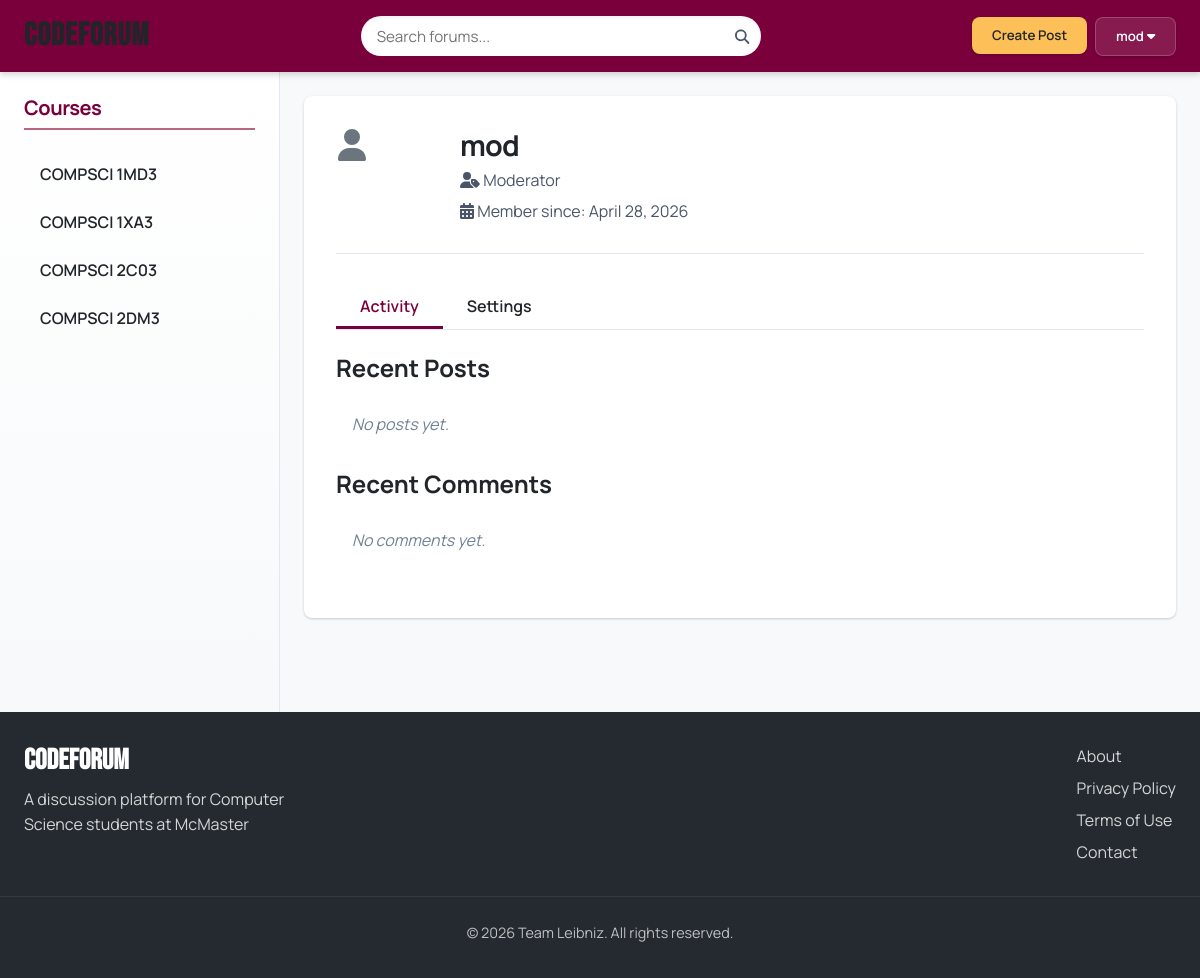
The app's page /profile.php (signed in) with its own data.
### tables this page shows
CREATE TABLE courses (
  course_id INT AUTO_INCREMENT PRIMARY KEY,
  course_code VARCHAR(20) NOT NULL UNIQUE,
  course_name VARCHAR(100) NOT NULL,
  description TEXT,
  instructor_id INT,
  created_at TIMESTAMP DEFAULT CURRENT_TIMESTAMP,
  updated_at TIMESTAMP NULL ON UPDATE CURRENT_TIMESTAMP,
  FOREIGN KEY (instructor_id) REFERENCES users(user_id) ON DELETE SET NULL
);

CREATE TABLE users (
  user_id INT AUTO_INCREMENT PRIMARY KEY,
  username VARCHAR(50) NOT NULL UNIQUE,
  email VARCHAR(100) NOT NULL UNIQUE,
  password VARCHAR(255) NOT NULL,
  registration_date TIMESTAMP DEFAULT CURRENT_TIMESTAMP,
  last_login TIMESTAMP NULL,
  role ENUM('student', 'moderator', 'admin') DEFAULT 'student',
  remember_token VARCHAR(64) NULL,
  token_expiry TIMESTAMP NULL
);

### includes/classes/Course.php (called while the page is built, shortened)
<?php
require_once 'includes/utils.php';
class Course {
  private $conn;
  private $table_name = "courses";
  public function __construct($db, $course_id = null) {
    $this->conn = $db;
  }
  public function get_all_courses() {
    $query = "SELECT c.*, u.username as instructor_name,
              (SELECT COUNT(*) FROM user_courses uc WHERE uc.course_id = c.course_id) as student_count
              FROM " . $this->table_name . " c
              LEFT JOIN users u ON c.instructor_id = u.user_id
              ORDER BY c.course_code";
    $stmt = $this->conn->prepare($query);
    try {
      $stmt->execute();
      return $stmt->fetchAll();
    } catch (PDOException $e) {
      error_log("Error fetching courses: " . $e->getMessage());
      return [];
    }
  }
}

### includes/classes/User.php (called while the page is built, shortened)
<?php
require_once 'includes/utils.php';
class User {
  private $conn;
  private $table_name = "users";
  public function __construct($db, $user_id = null) {
    $this->conn = $db;
  }
  public function get_user_by_id($user_id) {
    $query = "SELECT user_id, username, email, registration_date, last_login, role
              FROM " . $this->table_name . "
              WHERE user_id = :user_id";
    $stmt = $this->conn->prepare($query);
    $stmt->bindParam(":user_id", $user_id);
    $stmt->execute();
    return $stmt->fetch();
  }
}

### includes/classes/Post.php (called while the page is built, shortened)
<?php
require_once 'includes/utils.php';
class Post {
  private $conn;
  private $table_name = "posts";
  public function __construct($db) {
    $this->conn = $db;
  }
  public function get_posts_by_user($user_id, $page = 1, $limit = 10) {
    $offset = ($page - 1) * $limit;
    try {
      $table_check = $this->conn->query("SHOW TABLES LIKE '{$this->table_name}'");
      $query = "SELECT p.*,
                    c.course_code,
                    c.course_name,
                    (SELECT COUNT(*) FROM comments WHERE post_id = p.post_id AND is_deleted = FALSE) as comment_count
                FROM " . $this->table_name . " p
                JOIN courses c ON p.course_id = c.course_id
                WHERE p.user_id = :user_id AND p.is_deleted = FALSE
                ORDER BY p.created_at DESC
                LIMIT :limit OFFSET :offset";
      $stmt = $this->conn->prepare($query);
      $stmt->bindParam(':user_id', $user_id);
      $stmt->bindParam(':limit', $limit, PDO::PARAM_INT);
      $stmt->bindParam(':offset', $offset, PDO::PARAM_INT);
      $stmt->execute();
      $posts = $stmt->fetchAll();
      $query = "SELECT COUNT(*) as total FROM " . $this->table_name . "
               WHERE user_id = :user_id AND is_deleted = FALSE";
      $stmt = $this->conn->prepare($query);
      $stmt->bindParam(':user_id', $user_id);
      $stmt->execute();
      $total_posts = $stmt->fetch()['total'];
      return array(
        'posts' => $posts,
        'total' => $total_posts,
        'page' => $page,
        'limit' => $limit,
        'total_pages' => ceil($total_posts / $limit)
      );
    } catch (PDOException $e) {
      error_log("Error fetching user posts: " . $e->getMessage());
      return array(
        'posts' => array(),
        'total' => 0,
        'page' => $page,
        'limit' => $limit,
        'total_pages' => 0
      );
    }
  }
}

### includes/classes/Comment.php (called while the page is built, shortened)
<?php
require_once 'includes/utils.php';
class Comment {
  private $conn;
  private $table_name = "comments";
  public function __construct($db) {
    $this->conn = $db;
  }
  public function get_user_comments($user_id, $limit = null) {
    $query = "SELECT c.*, p.title as post_title, p.post_id
              FROM " . $this->table_name . " c
              JOIN posts p ON c.post_id = p.post_id
              WHERE c.user_id = :user_id AND c.is_deleted = FALSE AND p.is_deleted = FALSE
              ORDER BY c.created_at DESC";
    if ($limit !== null) {
      $query .= " LIMIT :limit";
    }
    $stmt = $this->conn->prepare($query);
    $stmt->bindParam(":user_id", $user_id);
    if ($limit !== null) {
      $stmt->bindParam(":limit", $limit, PDO::PARAM_INT);
    }
    try {
      $stmt->execute();
      return $stmt->fetchAll();
    } catch (PDOException $e) {
      error_log("Error fetching user comments: " . $e->getMessage());
      return array();
    }
  }
}

### profile.php (the view, shortened to what this page needs)
<?php
require_once 'includes/utils.php';
require_once 'includes/classes/User.php';
require_once 'includes/classes/Post.php';
require_once 'includes/classes/Comment.php';
include 'includes/partials/header.php';
include 'includes/partials/sidebar.php';
$user_id = $_SESSION['user_id'];
$username = $_SESSION['username'];
$user_role = $_SESSION['role'];
$user = new User($conn);
$user_data = $user->get_user_by_id($user_id);
$post_obj = new Post($conn);
$user_posts_data = $post_obj->get_posts_by_user($user_id, 1, 5);
$user_posts = $user_posts_data['posts'];
$comment_obj = new Comment($conn);
$user_comments = $comment_obj->get_user_comments($user_id, 5);
?>
<main class="home-content">
  <div class="profile-container">
    <div class="profile-header">
      <div class="profile-avatar">
        <?php echo get_user_icon_svg(32, '#6c757d'); ?>
      </div>
      <div class="profile-info">
        <h2><?php echo htmlspecialchars($username); ?></h2>
        <p><i class="fas fa-user-tag"></i> <?php echo ucfirst(htmlspecialchars($user_role)); ?></p>
        <p><i class="fas fa-calendar-alt"></i> Member since: <?php echo date('F j, Y', strtotime($user_data['registration_date'])); ?></p>
      </div>
    </div>
    <div class="profile-tabs">
      <ul class="nav-tabs">
        <li class="nav-item active" data-tab="activity">Activity</li>
        <li class="nav-item" data-tab="settings">Settings</li>
      </ul>
      <div class="tab-content">
        <div id="activity" class="tab-pane active">
          <h3>Recent Posts</h3>
          <?php if (count($user_posts) > 0): ?>
            <div class="user-posts">
              <?php foreach ($user_posts as $post): ?>
                <div class="post-item">
                  <h4><a href="post.php?id=<?php echo $post['post_id']; ?>"><?php echo htmlspecialchars($post['title']); ?></a></h4>
                  <div class="post-meta">
                    <span><i class="fas fa-book"></i> <?php echo htmlspecialchars($post['course_code']); ?></span>
                    <span><i class="fas fa-calendar"></i> <?php echo get_relative_time($post['created_at']); ?></span>
                    <span><i class="fas fa-comments"></i> <?php echo $post['comment_count']; ?> comments</span>
                  </div>
                </div>
              <?php endforeach; ?>
              <?php if ($user_posts_data['total_pages'] > 1): ?>
                <a href="user-posts.php?id=<?php echo $user_id; ?>" class="btn btn-outline">View All Posts</a>
              <?php endif; ?>
            </div>
          <?php else: ?>
            <p class="no-data">No posts yet.</p>
          <?php endif; ?>
          <h3>Recent Comments</h3>
          <?php if (count($user_comments) > 0): ?>
            <div class="user-comments">
              <?php foreach ($user_comments as $comment): ?>
                <div class="comment-item">
                  <p><?php echo substr(htmlspecialchars($comment['content']), 0, 100); ?>
                  <?php if (strlen($comment['content']) > 100): ?>...<?php endif; ?></p>
                  <div class="comment-meta">
                    <span>On: <a href="post.php?id=<?php echo $comment['post_id']; ?>"><?php echo htmlspecialchars($comment['post_title']); ?></a></span>
                    <span><i class="fas fa-calendar"></i> <?php echo get_relative_time($comment['created_at']); ?></span>
                  </div>
                </div>
              <?php endforeach; ?>
              <a href="user-comments.php?id=<?php echo $user_id; ?>" class="btn btn-outline">View All Comments</a>
            </div>
          <?php else: ?>
            <p class="no-data">No comments yet.</p>
          <?php endif; ?>
        </div>
      </div>
    </div>
  </div>
</main>
<?php
include 'includes/partials/footer.php';
?>

### includes/partials/sidebar.php (shortened to what this page needs)
<?php
$current_course = isset($_GET['id']) ? (int)$_GET['id'] : null;
?>
<nav class="communities">
  <h2>Courses</h2>
  <ul>
    <?php if (empty($all_courses)): ?>
      <li class="loading-placeholder">No courses available</li>
    <?php else: ?>
      <?php foreach ($all_courses as $course): ?>
        <li>
          <a href="community.php?id=<?php echo $course['course_id']; ?>"
             <?php if ($current_course == $course['course_id']) echo "class='active'"; ?>>
            <?php echo htmlspecialchars($course['course_code']); ?>
          </a>
        </li>
      <?php endforeach; ?>
    <?php endif; ?>
  </ul>
</nav>

### assets/css/global.css (style rules this page uses)
:root { --color-primary: #7A003C; --color-primary-light: #99335E; --color-primary-lighter: #B8667F; --color-primary-dark: #5C002D; --color-primary-darker: #3D001E; --color-secondary: #FDBF57; --color-secondary-light: #FDCB78; --color-secondary-lighter: #FDD899; --color-secondary-dark: #E89E34; --color-secondary-darker: #C47D11; --color-tertiary: #495965; --color-tertiary-light: #6D7A84; --color-tertiary-lighter: #919BA3; --color-tertiary-dark: #373C45; --color-tertiary-darker: #252A30; --color-background: #F7F9FA; --color-card-bg: #FFFFFF; --color-text-primary: #212529; --color-text-secondary: #4A5568; --color-text-muted: #718096; --color-text-light: #FFFFFF; --color-border: #E2E8F0; --color-divider: #EDF2F7; --color-success: #38A169; --color-warning: #DD6B20; --color-error: #E53E3E; --color-info: #3182CE; --font-primary: 'Manrope', -apple-system, BlinkMacSystemFont, 'Segoe UI', Roboto, Oxygen, Ubuntu, Cantarell, 'Open Sans', 'Helvetica Neue', sans-serif; --font-secondary: 'Bebas Neue', sans-serif; --font-code: 'Fira Code', Consolas, Monaco, 'Andale Mono', monospace; --shadow-xs: 0 1px 2px rgba(0, 0, 0, 0.05); --shadow-sm: 0 1px 3px rgba(0, 0, 0, 0.12), 0 1px 2px rgba(0, 0, 0, 0.08); --shadow-md: 0 4px 6px rgba(0, 0, 0, 0.1), 0 2px 4px rgba(0, 0, 0, 0.06); --shadow-lg: 0 10px 15px rgba(0, 0, 0, 0.1), 0 4px 6px rgba(0, 0, 0, 0.05); --shadow-xl: 0 20px 25px rgba(0, 0, 0, 0.15), 0 10px 10px rgba(0, 0, 0, 0.04); --shadow-inner: inset 0 2px 4px rgba(0, 0, 0, 0.06); --shadow-outline: 0 0 0 3px rgba(122, 0, 60, 0.2); --radius-sm: 4px; --radius-md: 8px; --radius-lg: 12px; --radius-xl: 16px; --radius-2xl: 24px; --radius-full: 9999px; --spacing-xs: 0.25rem; --spacing-sm: 0.5rem; --spacing-md: 1rem; --spacing-lg: 1.5rem; --spacing-xl: 2rem; --spacing-2xl: 3rem; --spacing-3xl: 4rem; --transition-fast: 150ms cubic-bezier(0.4, 0, 0.2, 1); --transition-normal: 300ms cubic-bezier(0.4, 0, 0.2, 1); --transition-slow: 500ms cubic-bezier(0.4, 0, 0.2, 1); --z-dropdown: 1000; --z-sticky: 1020; --z-fixed: 1030; --z-modal-backdrop: 1040; --z-modal: 1050; --z-popover: 1060; --z-tooltip: 1070; }
*, *::before, *::after { box-sizing: border-box; margin: 0; padding: 0; }
html { font-size: 16px; height: 100%; scroll-behavior: smooth; }
body { font-family: var(--font-primary); font-size: 1rem; line-height: 1.5; color: var(--color-text-primary); background-color: var(--color-background); min-height: 100vh; display: flex; flex-direction: column; -webkit-font-smoothing: antialiased; -moz-osx-font-smoothing: grayscale; }
h1, h2, h3, h4, h5, h6 { margin-bottom: 0.5em; font-weight: 700; line-height: 1.2; color: var(--color-text-primary); }
h2 { font-size: 1.8rem; letter-spacing: -0.025em; }
h3 { font-size: 1.5rem; }
p { margin-bottom: 1rem; line-height: 1.7; }
a { color: var(--color-primary); text-decoration: none; transition: color var(--transition-fast); }
ul, ol { margin: 0 0 1rem 1.5rem; }
.communities { width: 280px; min-width: 200px; background-color: white; border-right: 1px solid var(--color-border); padding: var(--spacing-lg); background-image: linear-gradient(to bottom, #ffffff, #f7f9fa); }
.communities h2 { font-size: 1.25rem; margin-bottom: var(--spacing-lg); color: var(--color-primary); padding-bottom: var(--spacing-sm); border-bottom: 2px solid var(--color-primary-lighter); font-weight: 700; }
.communities ul { list-style-type: none; margin: 0; padding: 0; }
.communities li { margin-bottom: var(--spacing-sm); }
.communities a { display: block; padding: var(--spacing-sm) var(--spacing-md); font-weight: 600; color: var(--color-text-primary); border-radius: var(--radius-md); transition: all var(--transition-normal); }
.home-content { flex: 1; padding: var(--spacing-lg); overflow: auto; }

### records on screen
courses: course_code "COMPSCI 1MD3"
courses: course_code "COMPSCI 1XA3"
courses: course_code "COMPSCI 2C03"
courses: course_code "COMPSCI 2DM3"
users: registration_date "April 28, 2026"

### other values on screen
$username "mod"
$user_role "Moderator"
